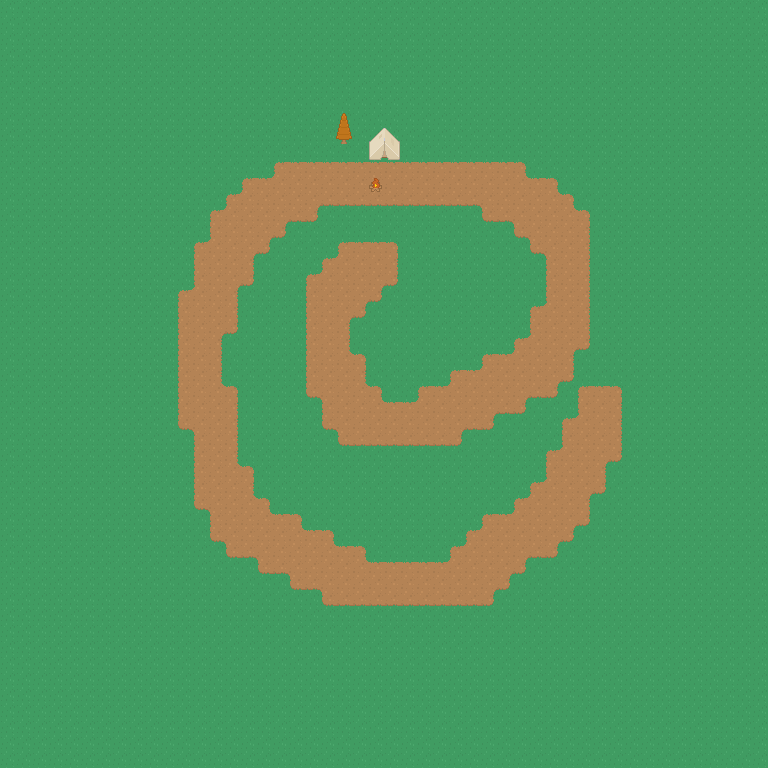

This is a level from a 2D game, rendered from its Tiled map with the project's own tilesets. A one-line summary and the map file follow, with tile-layer data summarised:
An orthogonal 48x48 tile map with 16x16 px tiles, 3 tile layers (Back layer (back of player), Mid layer (back of player), Front layer (front of player)), 4 tilesets and 10 objects.

<map version="1.0" orientation="orthogonal" renderorder="right-down" width="48" height="48" tilewidth="16" tileheight="16" nextobjectid="71">
 <properties>
  <property name="name" value="Test map 1" />
  <property name="spawn_x" value="22" />
  <property name="spawn_y" value="32" />
 </properties>
 <tileset firstgid="1" name="City" tilewidth="16" tileheight="16" spacing="1" tilecount="1036">
  <image source="../tiles/city_tiles.png" width="628" height="475" />
  <terraintypes>
   <terrain name="Grass" tile="-1" />
   <terrain name="Dirt" tile="-1" />
  </terraintypes>
  <tile id="497">
   <objectgroup draworder="index">
    <object id="0" x="4.375" y="2.5" width="7.25" height="12.375" />
   </objectgroup>
  </tile>
  <tile id="741">
   <objectgroup draworder="index">
    <object id="0" x="0" y="0" width="16" height="14.75" />
   </objectgroup>
  </tile>
  <tile id="888" terrain="0,0,0,0" />
  <tile id="928" terrain="0,0,0," />
  <tile id="929" terrain="0,0,,0" />
  <tile id="935" terrain=",,,1" />
  <tile id="936" terrain=",,1,1" />
  <tile id="937" terrain=",,1," />
  <tile id="938" terrain="1,1,1," />
  <tile id="939" terrain="1,1,,1" />
  <tile id="965" terrain="0,,0,0" />
  <tile id="966" terrain=",0,0,0" />
  <tile id="972" terrain=",1,,1" />
  <tile id="973" terrain="1,1,1,1" />
  <tile id="974" terrain="1,,1," />
  <tile id="975" terrain="1,,1,1" />
  <tile id="976" terrain=",1,1,1" />
  <tile id="1009" terrain=",1,," />
  <tile id="1010" terrain="1,1,," />
  <tile id="1011" terrain="1,,," />
 </tileset>
 <tileset firstgid="1037" name="Indoor" tilewidth="16" tileheight="16" spacing="1" tilecount="468">
  <image source="../tiles/indoor_tiles.png" width="457" height="305" />
 </tileset>
 <tileset firstgid="1505" name="Dungeon" tilewidth="16" tileheight="16" spacing="1" tilecount="522">
  <image source="../tiles/dungeon_tiles.png" width="492" height="305" />
 </tileset>
 <tileset firstgid="2027" name="Main" tilewidth="16" tileheight="16" spacing="1" tilecount="1767">
  <image source="../tiles/main_tiles.png" width="968" height="526" />
 </tileset>
 <layer name="Back layer (back of player)" width="48" height="48">
  <data>[2304 cells, 2304 non-empty, 14 distinct tile ids]</data>
 </layer>
 <layer name="Mid layer (back of player)" width="48" height="48">
  <data>[2304 cells, 3 non-empty, 3 distinct tile ids]</data>
 </layer>
 <layer name="Front layer (front of player)" width="48" height="48">
  <data>[2304 cells, 4 non-empty, 4 distinct tile ids]</data>
 </layer>
 <objectgroup name="Collision">
  <object id="41" x="108" y="704" width="548" height="16" />
  <object id="43" x="112" y="65" width="16" height="653" />
  <object id="44" x="108" y="64" width="546" height="16" />
  <object id="45" x="639.333" y="69" width="16" height="651" />
  <object id="67" x="369" y="129.667" width="30.3333" height="29.3333" />
  <object id="68" x="341.333" y="134.667" width="5.33333" height="9.66667" />
  <object id="69" x="370.667" y="178.667" width="10.3333" height="13" />
  <object id="70" x="402" y="148.667" width="12" height="10.6667" />
 </objectgroup>
</map>
